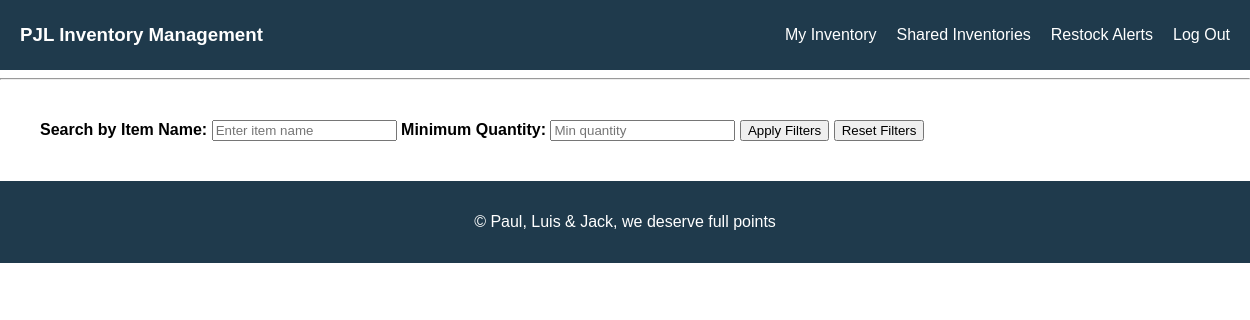
The page /sharedinv (signed in) on the database as committed earlier.
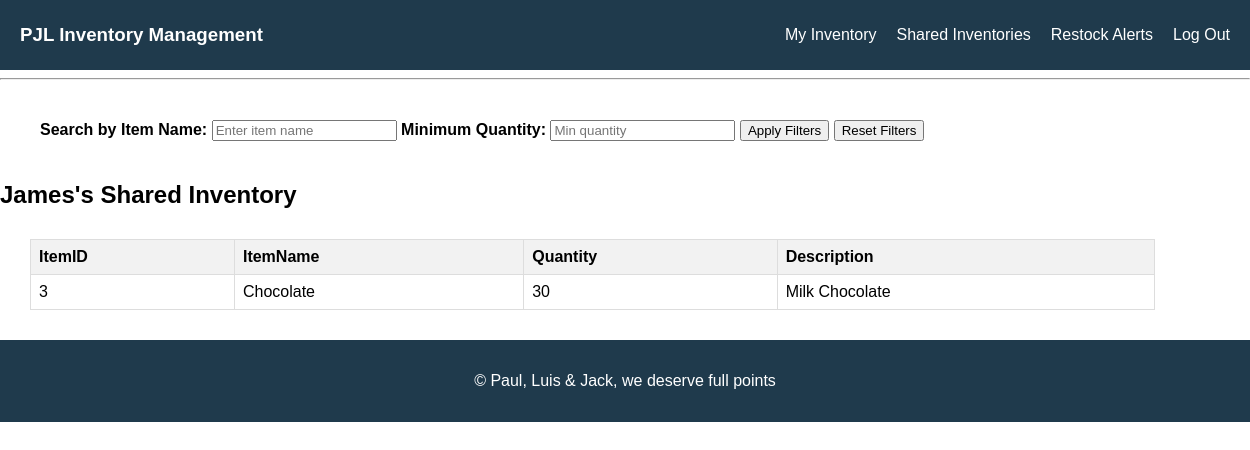
The same page on the database as committed later.
### main.py (models this page shows, shortened)
class Users(db.Model):
    id = db.Column(db.Integer, primary_key=True)
    username = db.Column(db.String(100), unique=True, nullable=False)
    email = db.Column(db.String(100), unique=True, nullable=False)
    passwordhash = db.Column(db.String(100), nullable=False)

class Inventory(db.Model):
    id = db.Column(db.Integer, primary_key=True)
    userID = db.Column(db.Integer,db.ForeignKey('users.id'), nullable=False)
    itemName = db.Column(db.String(100), nullable=False)
    quantity = db.Column(db.Integer, nullable=False)
    restockmin = db.Column(db.Integer)
    description = db.Column(db.Text)

### main.py (the view)
@app.route('/sharedinv')
def shared_inventory():
    currentuserid = current_user.id;
    SharedInventories = SharedInventory.query.filter_by(sharedID=currentuserid).all()
    shared_inventories_data = {
    }
    for share in SharedInventories:
        usersname = Users.query.filter_by(id=share.ownersID).first().username;
        invent = Inventory.query.filter_by(userID=share.ownersID).all()
        itemsarry = []
        for item in invent:
            itemsarry.append(item)
        shared_inventories_data[usersname] = itemsarry
    return render_template('shared_inventory.html', shared_inventories=shared_inventories_data)

### main.py (called while the page is built)
@login_manager.user_loader
def load_user(user_id):
    return Users.query.get(int(user_id))

### templates/shared_inventory.html (shortened to what this page needs)
<!DOCTYPE html>
<html lang="en">
<head>
    <link rel="stylesheet" href="{{ url_for('static', filename='style.css') }}">
</head>
<body onload="getSharedInventories();">
    <div class="navbar">
        <h3>PJL Inventory Management</h3>
        <nav>
            <ul>
                <li><a href="{{ url_for('inventory') }}">My Inventory</a></li>
                <li><a href="{{ url_for('shared_inventory') }}">Shared Inventories</a></li>
                <li><a href="{{ url_for('restock') }}">Restock Alerts</a></li>
                <li><a href="{{ url_for('logout') }}">Log Out</a></li>
            </ul>
        </nav>
    </div>
    <main class="content">
        <hr>
        <div class="filters">
            <label for="itemName">Search by Item Name:</label>
            <input type="text" id="itemName" placeholder="Enter item name">
            <label for="minQuantity">Minimum Quantity:</label>
            <input type="number" id="minQuantity" placeholder="Min quantity">
            <button onclick="applyFilters()">Apply Filters</button>
            <button onclick="resetFilters()">Reset Filters</button>
        </div>
        {% for shared_user, shared_inventory in shared_inventories.items() %}
        <section class="Shared Inventory Table">
            <h2>{{ shared_user }}'s Shared Inventory</h2>
            <table>
                <thead>
                    <tr>
                        <th>ItemID</th>
                        <th>ItemName</th>
                        <th>Quantity</th>
                        <th>Description</th>
                    </tr>
                </thead>
                <tbody>
                    {% for item in shared_inventory %}
                    <tr>
                        <td>{{ item.id }}</td>
                        <td>{{ item.itemName }}</td>
                        <td>{{ item.quantity }}</td>
                        <td>{{ item.description }}</td>
                    </tr>
                    {% endfor %}
                </tbody>
            </table>
        </section>
        {% endfor %}
    </main>
    <footer>
        <p>&copy; Paul, Luis & Jack, we deserve full points</p>
    </footer>
</body>
</html>

### static/style.css (style rules this page uses)
body { margin: 0; font-family: Arial, sans-serif; }
.navbar { background-color: #1F3A4C; color: white; display: flex; justify-content: space-between; align-items: center; padding: 10px 20px; top: 0; width: 100%; }
.navbar h3 { margin: 0; }
.navbar ul { list-style: none; padding: 0; margin-right: 40px; display: flex; }
.navbar li { margin-right: 20px; cursor: pointer; }
.navbar li a { color: white; text-decoration: none; }
.navbar li:last-child { margin-right: 0; }
footer { background-color: #1F3A4C; color: #fff; text-align: center; padding: 1em; }
table { border-collapse: collapse; width: 90%; margin: 30px; }
th, td { border: 1px solid #dddddd; text-align: left; padding: 8px; }
th { background-color: #f2f2f2; }
.filters { border-collapse: collapse; width: 100%; margin: 40px; font-weight: bold; font-family: inherit; }

Rows that differ between the two databases and show on the page:
now on this page (row unchanged): Users: username "James"
added Inventory: id "3", itemName "Chocolate", quantity "30", description "Milk Chocolate"
